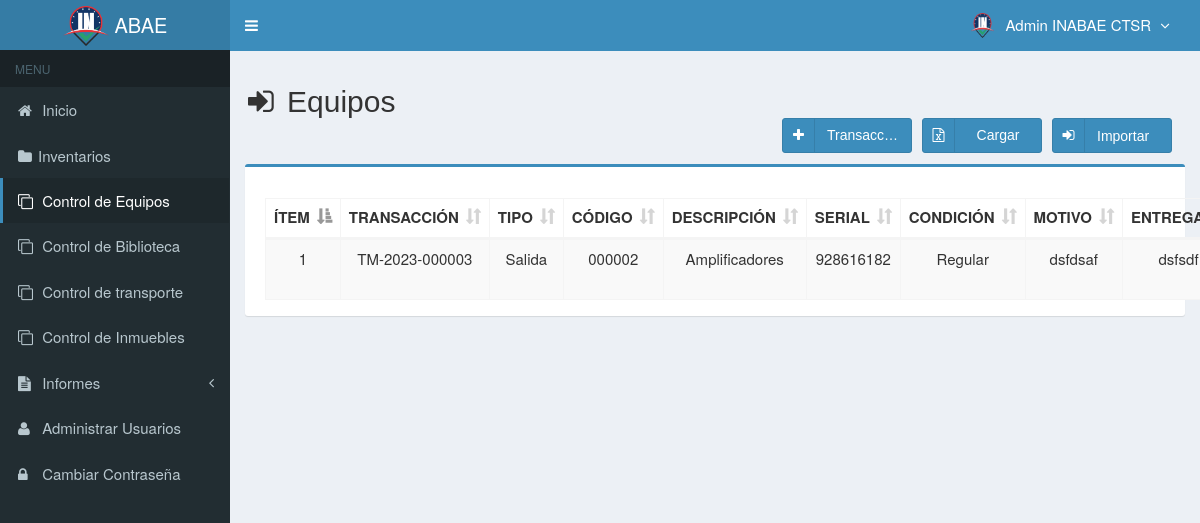
Screenshot of /main.php?module=transaccion_equipos (signed in) with the database file from the repository.
### tables this page shows
CREATE TABLE `usuarios` (
  `id_user` int(3) NOT NULL,
  `username` varchar(50) NOT NULL,
  `name_user` varchar(50) NOT NULL,
  `cedula_user` int(20) NOT NULL,
  `password` varchar(50) NOT NULL,
  `email` varchar(50) DEFAULT NULL,
  `telefono` varchar(13) DEFAULT NULL,
  `foto` varchar(100) DEFAULT NULL,
  `permisos_acceso` varchar(30) NOT NULL,
  `status` enum('activo','bloqueado') NOT NULL DEFAULT 'activo',
  `created_at` timestamp NOT NULL DEFAULT CURRENT_TIMESTAMP,
  `updated_at` timestamp NOT NULL DEFAULT CURRENT_TIMESTAMP ON UPDATE CURRENT_TIMESTAMP,
  `sede` varchar(30) DEFAULT NULL
);

CREATE TABLE `transaccion_equipos` (
  `codigo_transaccion` varchar(15) NOT NULL DEFAULT '0',
  `codigo` varchar(7) NOT NULL DEFAULT '0',
  `motivo` varchar(300) NOT NULL DEFAULT 'N/A',
  `recibe` varchar(300) NOT NULL DEFAULT 'N/A',
  `cedula_r` int(15) NOT NULL DEFAULT '0',
  `empresa_r` varchar(300) DEFAULT NULL,
  `entrega` varchar(300) DEFAULT NULL,
  `cedula_e` int(15) DEFAULT NULL,
  `empresa` varchar(300) DEFAULT NULL,
  `lugar_e` varchar(300) DEFAULT NULL,
  `lugar_r` varchar(300) DEFAULT NULL,
  `created_user` int(3) DEFAULT NULL,
  `created_date` timestamp NOT NULL DEFAULT CURRENT_TIMESTAMP,
  `tipo_transaccion` varchar(300) DEFAULT NULL
);

CREATE TABLE `inventario` (
  `categoria` varchar(300) NOT NULL,
  `codigo` varchar(10) NOT NULL,
  `serial` varchar(20) NOT NULL,
  `nombre` varchar(300) NOT NULL DEFAULT 'N/A',
  `marca` varchar(300) NOT NULL,
  `modelo` varchar(300) NOT NULL,
  `cantidad` int(10) NOT NULL DEFAULT '0',
  `clasificacion` varchar(300) NOT NULL DEFAULT 'N/A',
  `sede` varchar(300) NOT NULL,
  `pertenece` varchar(300) NOT NULL,
  `cedula` varchar(10) NOT NULL,
  `bienesN` varchar(20) NOT NULL,
  `color` varchar(10) NOT NULL,
  `descripcion` varchar(300) NOT NULL,
  `condicion` varchar(300) NOT NULL,
  `ubicacion` varchar(300) NOT NULL,
  `precio_compra` int(11) NOT NULL DEFAULT '0',
  `precio_venta` int(11) NOT NULL DEFAULT '0',
  `unidad` varchar(20) NOT NULL,
  `stock` int(11) NOT NULL DEFAULT '0',
  `estado` enum('chequeado','nochequeado') NOT NULL DEFAULT 'nochequeado',
  `created_user` int(3) NOT NULL,
  `created_date` timestamp NOT NULL DEFAULT CURRENT_TIMESTAMP,
  `updated_user` int(3) DEFAULT NULL,
  `updated_date` datetime NOT NULL DEFAULT CURRENT_TIMESTAMP,
  `tipo` varchar(300) DEFAULT NULL,
  `responsable` varchar(300) DEFAULT NULL,
  `uso` varchar(20) DEFAULT NULL,
  `detalles` varchar(300) NOT NULL DEFAULT 'N/A',
  `foto` varchar(100) DEFAULT NULL
);

### modules/transaccion_equipos/view.php (the view, shortened to what this page needs)
<section class="content-header">
  <h2>
    <i class="fa fa-sign-in icon-title"></i> Equipos
    <form action="database/excel_to_mysql_control.php" method="POST" enctype="multipart/form-data">
      <button class="btn btn-primary btn-social pull-right botones" name="archivo" data-toggle="tooltip">
        <i class="fa fa-sign-in"></i></i>Importar&nbsp;&nbsp;
      </button>
      <a class="btn btn-primary btn-social pull-right botones" data-toggle="tooltip">
          <i class="fa fa-file-excel-o"></i>
          <div class="textoInput">
            Cargar
          </div>
      </a>
      <a class="btn btn-primary btn-social pull-right botones anchoInput" href="?module=form_transaccion_equipos&form=add" data-toggle="tooltip">
        <i class="fa fa-plus"></i> Transacción
      </a>
    </form>
  </h2>
 <br/>
</section>
<section class="content">
  <div class="row">
    <div class="col-md-12">
      <div class="box box-primary">
        <div class="box-body">
          <table id="dataTables1" class="table table-bordered table-striped table-hover">
            <thead>
              <tr>
                <th class="center">ÍTEM</th>
                <th class="center">TRANSACCIÓN</th>
                <th class="center">TIPO</th>
                <th class="center">CÓDIGO</th>
                <th class="center">DESCRIPCIÓN</th>
                <th class="center">SERIAL</th>
                <th class="center">CONDICIÓN</th>
                <th class="center">MOTIVO</th>
                <th class="center">ENTREGA</th>
              </tr>
            </thead>
            <tbody>
            <?php
            $no = 1;
            $query = mysqli_query($mysqli, "SELECT a.tipo_transaccion, a.codigo_transaccion,a.codigo,b.codigo,a.motivo,a.created_date,b.nombre, a.codigo,a.entrega, a.empresa_r, a.cedula_e, a.recibe, a.empresa, a.cedula_r, a.lugar_e, a.lugar_r, b.serial, b.descripcion, b.condicion
                                            FROM transaccion_equipos as a INNER JOIN inventario as b ON a.codigo=b.codigo ORDER BY codigo_transaccion DESC")
                                            or die('error '.mysqli_error($mysqli));
            while ($data = mysqli_fetch_assoc($query)) {
            $originalDate = $data['created_date'];
            $fecha = date("d-m-Y", strtotime($originalDate));
              echo "<tr>
                      <td width='50' class='center'>$no</td>
                      <td width='100' class='center'>$data[codigo_transaccion]</td>
                      <td width='100' class='center'>$data[tipo_transaccion]</td>
                      <td width='100' class='center'>$data[codigo]</td>
                      <td width='100' class='center'>$data[descripcion]</td>
                      <td width='100' class='center'>$data[serial]</td>
                      <td width='100' class='center'>$data[condicion]</td>
                      <td width='100' class='center'>$data[motivo]</td>
                      <td width='100' class='center'>$data[entrega]</td>
                      <td width='100' class='center'>$data[cedula_e]</td>
                      <td width='100' class='center'>$data[lugar_e]</td>
                      <td width='100' class='center'>$data[empresa]</td>
                      <td width='100' class='center'>$data[recibe]</td>
                      <td width='100' class='center'>$data[cedula_r]</td>
                      <td width='100' class='center'>$data[lugar_r]</td>
                      <td width='100' class='center'>$data[empresa_r]</td>
                      <td width='100' class='center'>$fecha</td>
                    </tr>";
              $no++;
            }
            ?>
            </tbody>
          </table>
        </div>
      </div>
    </div>
  </div>
</section><!-- /.content

### top-menu.php (shortened to what this page needs)
<?php
require_once "config/database.php";
$query = mysqli_query($mysqli, "SELECT id_user, name_user, foto, permisos_acceso FROM usuarios WHERE id_user='$_SESSION[id_user]'")
                                or die('error: '.mysqli_error($mysqli));
$data = mysqli_fetch_assoc($query);
?>
<li class="dropdown user user-menu">
  <a href="#" class="dropdown-toggle" data-toggle="dropdown">
  <?php
  if ($data['foto']=="") { ?>
    <img src="images/user/INABAE_Logo.png" class="user-image" alt="User Image"/>
  <?php
  }
  else { ?>
    <img src="images/user/<?php echo $data['foto']; ?>" class="user-image" alt="User Image"/>
  <?php
  }
  ?>
    <span class="hidden-xs"><?php echo $data['name_user']; ?> <i style="margin-left:5px" class="fa fa-angle-down"></i></span>
  </a>
</li>

### assets/css/style.css (style rules this page uses)
.btn-social *:first-child { border-right: 1px solid rgba(0, 0, 0, 0.1); bottom: 0; font-size: 1em !important; left: 0; line-height: 32px !important; position: absolute; text-align: center; top: 0; width: 32px !important; }
.content-header { padding: 15px 18px 0; position: relative; }
.center { text-align:center; }
.icon-title { margin-right: 5px; }
body { background-color: #fff; color: #333; font-size: 15px; line-height: 1.42857; }

### modules/transaccion_equipos/view.php (style rules this page uses)
.botones { height: 35px; margin-right: 10px; margin-bottom: 10px; width: 120px; }
.textoInput { margin-top:-21px; text-align: center; }
.anchoInput { width:130px; }

### rows the page displays
usuarios: name_user "Admin INABAE CTSR"
transaccion_equipos: codigo_transaccion "TM-2023-000003", tipo_transaccion "Salida", codigo "000002", inventario.descripcion "Amplificadores", inventario.serial "928616182", inventario.condicion "Regular", motivo "dsfdsaf", entrega "dsfsdf"
